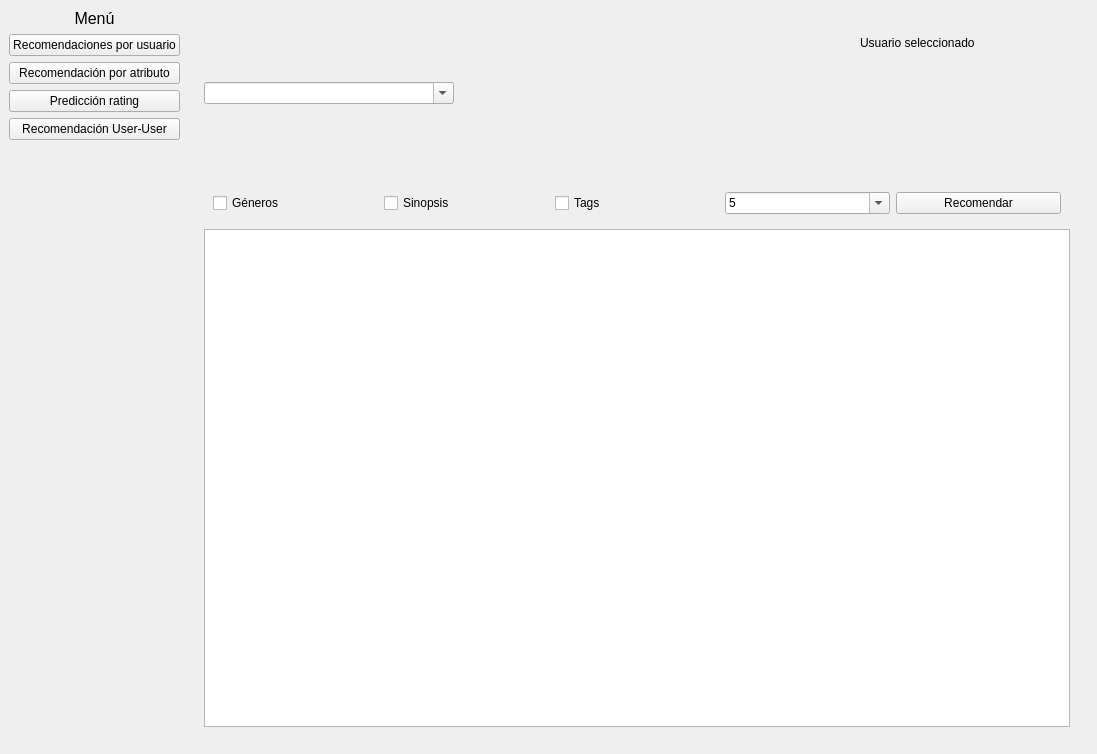
<?xml version="1.0" encoding="UTF-8"?>
<ui version="4.0">
 <class>MainWindow</class>
 <widget class="QMainWindow" name="MainWindow">
  <property name="geometry">
   <rect>
    <x>0</x>
    <y>0</y>
    <width>1097</width>
    <height>754</height>
   </rect>
  </property>
  <property name="windowTitle">
   <string>ETEN</string>
  </property>
  <widget class="QWidget" name="centralwidget">
   <property name="maximumSize">
    <size>
     <width>16777215</width>
     <height>16777215</height>
    </size>
   </property>
   <layout class="QGridLayout" name="gridLayout_9">
    <item row="0" column="0">
     <widget class="QWidget" name="menu" native="true">
      <layout class="QGridLayout" name="gridLayout">
       <property name="leftMargin">
        <number>0</number>
       </property>
       <property name="topMargin">
        <number>0</number>
       </property>
       <property name="rightMargin">
        <number>0</number>
       </property>
       <property name="bottomMargin">
        <number>0</number>
       </property>
       <item row="0" column="0">
        <layout class="QHBoxLayout" name="horizontalLayout">
         <item>
          <widget class="QLabel" name="expandMenuLabel">
           <property name="font">
            <font>
             <pointsize>12</pointsize>
            </font>
           </property>
           <property name="text">
            <string>Menú</string>
           </property>
           <property name="alignment">
            <set>Qt::AlignCenter</set>
           </property>
          </widget>
         </item>
        </layout>
       </item>
       <item row="1" column="0">
        <layout class="QVBoxLayout" name="verticalLayout_2">
         <item>
          <layout class="QVBoxLayout" name="verticalLayout">
           <item>
            <widget class="QPushButton" name="btnRecomendarPorUsuario">
             <property name="styleSheet">
              <string notr="true"/>
             </property>
             <property name="text">
              <string>Recomendaciones por usuario</string>
             </property>
             <property name="icon">
              <iconset>
               <normaloff>:/icons/icons/downloading.png</normaloff>:/icons/icons/downloading.png</iconset>
             </property>
             <property name="checkable">
              <bool>true</bool>
             </property>
             <property name="autoExclusive">
              <bool>true</bool>
             </property>
            </widget>
           </item>
           <item>
            <widget class="QPushButton" name="btnRecomendarPorAtributo">
             <property name="text">
              <string>Recomendación por atributo</string>
             </property>
             <property name="icon">
              <iconset>
               <normaloff>:/icons/icons/folder.png</normaloff>:/icons/icons/folder.png</iconset>
             </property>
             <property name="checkable">
              <bool>true</bool>
             </property>
             <property name="autoExclusive">
              <bool>true</bool>
             </property>
            </widget>
           </item>
           <item>
            <widget class="QPushButton" name="btnPrediccionRating">
             <property name="text">
              <string>Predicción rating</string>
             </property>
             <property name="icon">
              <iconset>
               <normaloff>:/icons/icons/data-classification.png</normaloff>:/icons/icons/data-classification.png</iconset>
             </property>
             <property name="checkable">
              <bool>true</bool>
             </property>
             <property name="autoExclusive">
              <bool>true</bool>
             </property>
            </widget>
           </item>
           <item>
            <widget class="QPushButton" name="btnRecomendarUserUser_2">
             <property name="text">
              <string>Recomendación User-User</string>
             </property>
             <property name="icon">
              <iconset>
               <normaloff>:/icons/icons/pin.png</normaloff>:/icons/icons/pin.png</iconset>
             </property>
             <property name="checkable">
              <bool>true</bool>
             </property>
             <property name="autoExclusive">
              <bool>true</bool>
             </property>
            </widget>
           </item>
          </layout>
         </item>
         <item>
          <spacer name="verticalSpacer">
           <property name="orientation">
            <enum>Qt::Vertical</enum>
           </property>
           <property name="sizeHint" stdset="0">
            <size>
             <width>20</width>
             <height>438</height>
            </size>
           </property>
          </spacer>
         </item>
        </layout>
       </item>
      </layout>
     </widget>
    </item>
    <item row="0" column="1">
     <widget class="QStackedWidget" name="stackedWidget">
      <property name="currentIndex">
       <number>0</number>
      </property>
      <widget class="QWidget" name="pageRecomendacionUsuario">
       <layout class="QGridLayout" name="gridLayout_2">
        <item row="1" column="0">
         <widget class="QWidget" name="widget_3" native="true">
          <layout class="QGridLayout" name="gridLayout_4">
           <item row="0" column="0">
            <widget class="QWidget" name="widget_2" native="true">
             <property name="maximumSize">
              <size>
               <width>16777215</width>
               <height>100</height>
              </size>
             </property>
             <layout class="QHBoxLayout" name="horizontalLayout_6">
              <item>
               <layout class="QHBoxLayout" name="horizontalLayout_5">
                <item>
                 <widget class="QCheckBox" name="checkBoxGenerosRecomendacionUsuarios">
                  <property name="text">
                   <string>Géneros</string>
                  </property>
                  <property name="autoExclusive">
                   <bool>true</bool>
                  </property>
                 </widget>
                </item>
                <item>
                 <widget class="QCheckBox" name="checkBoxSinopsisRecomendacionUsuarios">
                  <property name="text">
                   <string>Sinopsis</string>
                  </property>
                  <property name="autoExclusive">
                   <bool>true</bool>
                  </property>
                 </widget>
                </item>
                <item>
                 <widget class="QCheckBox" name="checkBoxTagsRecomendacionUsuarios">
                  <property name="text">
                   <string>Tags</string>
                  </property>
                  <property name="autoExclusive">
                   <bool>true</bool>
                  </property>
                 </widget>
                </item>
                <item>
                 <widget class="QComboBox" name="comboBoxRecomendacionUsuarios">
                  <property name="editable">
                   <bool>true</bool>
                  </property>
                  <item>
                   <property name="text">
                    <string>5</string>
                   </property>
                  </item>
                  <item>
                   <property name="text">
                    <string>10</string>
                   </property>
                  </item>
                  <item>
                   <property name="text">
                    <string>15</string>
                   </property>
                  </item>
                  <item>
                   <property name="text">
                    <string>20</string>
                   </property>
                  </item>
                  <item>
                   <property name="text">
                    <string>25</string>
                   </property>
                  </item>
                 </widget>
                </item>
                <item>
                 <widget class="QPushButton" name="btnRecomendarPeliculaUser">
                  <property name="text">
                   <string>Recomendar</string>
                  </property>
                 </widget>
                </item>
               </layout>
              </item>
             </layout>
            </widget>
           </item>
           <item row="1" column="0">
            <widget class="QTableView" name="tableViewPeliculasUser"/>
           </item>
          </layout>
         </widget>
        </item>
        <item row="0" column="0">
         <widget class="QWidget" name="widget" native="true">
          <property name="maximumSize">
           <size>
            <width>16777215</width>
            <height>150</height>
           </size>
          </property>
          <layout class="QGridLayout" name="gridLayout_3">
           <item row="0" column="0">
            <layout class="QHBoxLayout" name="horizontalLayout_4">
             <item>
              <widget class="QComboBox" name="comboBoxUsuario">
               <property name="minimumSize">
                <size>
                 <width>250</width>
                 <height>0</height>
                </size>
               </property>
               <property name="maximumSize">
                <size>
                 <width>250</width>
                 <height>16777215</height>
                </size>
               </property>
               <property name="editable">
                <bool>true</bool>
               </property>
              </widget>
             </item>
             <item>
              <spacer name="horizontalSpacer">
               <property name="orientation">
                <enum>Qt::Horizontal</enum>
               </property>
               <property name="sizeHint" stdset="0">
                <size>
                 <width>208</width>
                 <height>20</height>
                </size>
               </property>
              </spacer>
             </item>
             <item>
              <widget class="QWidget" name="widget_4" native="true">
               <layout class="QHBoxLayout" name="horizontalLayout_3">
                <item>
                 <layout class="QHBoxLayout" name="horizontalLayout_2">
                  <item>
                   <spacer name="horizontalSpacer_2">
                    <property name="orientation">
                     <enum>Qt::Horizontal</enum>
                    </property>
                    <property name="sizeHint" stdset="0">
                     <size>
                      <width>40</width>
                      <height>20</height>
                     </size>
                    </property>
                   </spacer>
                  </item>
                  <item>
                   <layout class="QVBoxLayout" name="verticalLayout_4">
                    <item>
                     <widget class="QLabel" name="label">
                      <property name="text">
                       <string>Usuario seleccionado</string>
                      </property>
                     </widget>
                    </item>
                    <item>
                     <spacer name="verticalSpacer_2">
                      <property name="orientation">
                       <enum>Qt::Vertical</enum>
                      </property>
                      <property name="sizeHint" stdset="0">
                       <size>
                        <width>20</width>
                        <height>18</height>
                       </size>
                      </property>
                     </spacer>
                    </item>
                    <item>
                     <widget class="QLabel" name="lblusuarioSeleccionado">
                      <property name="text">
                       <string/>
                      </property>
                     </widget>
                    </item>
                   </layout>
                  </item>
                  <item>
                   <spacer name="horizontalSpacer_3">
                    <property name="orientation">
                     <enum>Qt::Horizontal</enum>
                    </property>
                    <property name="sizeHint" stdset="0">
                     <size>
                      <width>40</width>
                      <height>20</height>
                     </size>
                    </property>
                   </spacer>
                  </item>
                 </layout>
                </item>
               </layout>
              </widget>
             </item>
            </layout>
           </item>
          </layout>
         </widget>
        </item>
       </layout>
      </widget>
      <widget class="QWidget" name="pagePrediccionRating">
       <layout class="QGridLayout" name="gridLayout_10">
        <item row="0" column="0">
         <widget class="QWidget" name="widget_9" native="true">
          <property name="maximumSize">
           <size>
            <width>16777215</width>
            <height>150</height>
           </size>
          </property>
          <layout class="QGridLayout" name="gridLayout_8">
           <item row="0" column="0">
            <layout class="QHBoxLayout" name="horizontalLayout_17">
             <item>
              <widget class="QComboBox" name="comboBoxUsuarioRating">
               <property name="minimumSize">
                <size>
                 <width>250</width>
                 <height>0</height>
                </size>
               </property>
               <property name="maximumSize">
                <size>
                 <width>250</width>
                 <height>16777215</height>
                </size>
               </property>
               <property name="editable">
                <bool>true</bool>
               </property>
              </widget>
             </item>
             <item>
              <spacer name="horizontalSpacer_10">
               <property name="orientation">
                <enum>Qt::Horizontal</enum>
               </property>
               <property name="sizeHint" stdset="0">
                <size>
                 <width>208</width>
                 <height>20</height>
                </size>
               </property>
              </spacer>
             </item>
             <item>
              <widget class="QWidget" name="widget_13" native="true">
               <layout class="QHBoxLayout" name="horizontalLayout_18">
                <item>
                 <layout class="QHBoxLayout" name="horizontalLayout_19">
                  <item>
                   <spacer name="horizontalSpacer_11">
                    <property name="orientation">
                     <enum>Qt::Horizontal</enum>
                    </property>
                    <property name="sizeHint" stdset="0">
                     <size>
                      <width>40</width>
                      <height>20</height>
                     </size>
                    </property>
                   </spacer>
                  </item>
                  <item>
                   <layout class="QVBoxLayout" name="verticalLayout_7">
                    <item>
                     <widget class="QLabel" name="label_4">
                      <property name="text">
                       <string>Usuario seleccionado</string>
                      </property>
                     </widget>
                    </item>
                    <item>
                     <spacer name="verticalSpacer_5">
                      <property name="orientation">
                       <enum>Qt::Vertical</enum>
                      </property>
                      <property name="sizeHint" stdset="0">
                       <size>
                        <width>20</width>
                        <height>18</height>
                       </size>
                      </property>
                     </spacer>
                    </item>
                    <item>
                     <widget class="QLabel" name="lblusuarioSeleccionadoRating">
                      <property name="text">
                       <string/>
                      </property>
                     </widget>
                    </item>
                   </layout>
                  </item>
                  <item>
                   <spacer name="horizontalSpacer_12">
                    <property name="orientation">
                     <enum>Qt::Horizontal</enum>
                    </property>
                    <property name="sizeHint" stdset="0">
                     <size>
                      <width>40</width>
                      <height>20</height>
                     </size>
                    </property>
                   </spacer>
                  </item>
                 </layout>
                </item>
               </layout>
              </widget>
             </item>
            </layout>
           </item>
          </layout>
         </widget>
        </item>
        <item row="2" column="0">
         <widget class="QWidget" name="widget_12" native="true">
          <property name="maximumSize">
           <size>
            <width>16777215</width>
            <height>100</height>
           </size>
          </property>
          <layout class="QHBoxLayout" name="horizontalLayout_15">
           <item>
            <layout class="QHBoxLayout" name="horizontalLayout_16">
             <item>
              <widget class="QCheckBox" name="checkBoxGenerosPrediccion">
               <property name="text">
                <string>Géneros</string>
               </property>
               <property name="autoExclusive">
                <bool>true</bool>
               </property>
              </widget>
             </item>
             <item>
              <widget class="QCheckBox" name="checkBoxSinopsisPrediccion">
               <property name="text">
                <string>Sinopsis</string>
               </property>
               <property name="autoExclusive">
                <bool>true</bool>
               </property>
              </widget>
             </item>
             <item>
              <widget class="QCheckBox" name="checkBoxTagsPrediccion">
               <property name="text">
                <string>Tags</string>
               </property>
               <property name="autoExclusive">
                <bool>true</bool>
               </property>
              </widget>
             </item>
             <item>
              <widget class="QPushButton" name="btnPredeccionRating">
               <property name="text">
                <string>Predecir</string>
               </property>
              </widget>
             </item>
            </layout>
           </item>
          </layout>
         </widget>
        </item>
        <item row="3" column="0">
         <widget class="QWidget" name="widget_11" native="true">
          <layout class="QHBoxLayout" name="horizontalLayout_21">
           <item>
            <widget class="QSplitter" name="splitter">
             <property name="orientation">
              <enum>Qt::Horizontal</enum>
             </property>
             <widget class="QLabel" name="lblPeliculaPrediccion">
              <property name="text">
               <string/>
              </property>
             </widget>
             <widget class="QLabel" name="lblnotaPrediccionPelicula">
              <property name="text">
               <string/>
              </property>
              <property name="alignment">
               <set>Qt::AlignCenter</set>
              </property>
             </widget>
            </widget>
           </item>
          </layout>
         </widget>
        </item>
        <item row="1" column="0">
         <widget class="QWidget" name="widget_14" native="true">
          <property name="maximumSize">
           <size>
            <width>16777215</width>
            <height>150</height>
           </size>
          </property>
          <layout class="QHBoxLayout" name="horizontalLayout_12">
           <item>
            <widget class="QComboBox" name="comoBoxPeliculaRating">
             <property name="minimumSize">
              <size>
               <width>250</width>
               <height>0</height>
              </size>
             </property>
             <property name="maximumSize">
              <size>
               <width>250</width>
               <height>16777215</height>
              </size>
             </property>
             <property name="editable">
              <bool>true</bool>
             </property>
            </widget>
           </item>
           <item>
            <widget class="QWidget" name="widget_10" native="true">
             <layout class="QHBoxLayout" name="horizontalLayout_13">
              <item>
               <layout class="QHBoxLayout" name="horizontalLayout_14">
                <item>
                 <layout class="QVBoxLayout" name="verticalLayout_6">
                  <item>
                   <widget class="QLabel" name="label_3">
                    <property name="text">
                     <string>Pelicula Seleccionada</string>
                    </property>
                    <property name="alignment">
                     <set>Qt::AlignCenter</set>
                    </property>
                   </widget>
                  </item>
                  <item>
                   <widget class="QLabel" name="lblPeliculaSeleccionadaRating">
                    <property name="text">
                     <string/>
                    </property>
                   </widget>
                  </item>
                 </layout>
                </item>
               </layout>
              </item>
             </layout>
            </widget>
           </item>
          </layout>
         </widget>
        </item>
       </layout>
      </widget>
      <widget class="QWidget" name="pageRecomendacionAtributo">
       <layout class="QGridLayout" name="gridLayout_7">
        <item row="0" column="0">
         <widget class="QWidget" name="widget_5" native="true">
          <property name="maximumSize">
           <size>
            <width>16777215</width>
            <height>200</height>
           </size>
          </property>
          <layout class="QGridLayout" name="gridLayout_5">
           <item row="0" column="0">
            <layout class="QHBoxLayout" name="horizontalLayout_7">
             <item>
              <widget class="QComboBox" name="comoBoxPeliculaAtributos">
               <property name="minimumSize">
                <size>
                 <width>250</width>
                 <height>0</height>
                </size>
               </property>
               <property name="maximumSize">
                <size>
                 <width>250</width>
                 <height>16777215</height>
                </size>
               </property>
               <property name="editable">
                <bool>true</bool>
               </property>
              </widget>
             </item>
             <item>
              <widget class="QWidget" name="widget_6" native="true">
               <layout class="QHBoxLayout" name="horizontalLayout_8">
                <item>
                 <layout class="QHBoxLayout" name="horizontalLayout_9">
                  <item>
                   <layout class="QVBoxLayout" name="verticalLayout_5">
                    <item>
                     <widget class="QLabel" name="label_2">
                      <property name="text">
                       <string>Pelicula Seleccionada</string>
                      </property>
                      <property name="alignment">
                       <set>Qt::AlignCenter</set>
                      </property>
                     </widget>
                    </item>
                    <item>
                     <widget class="QLabel" name="lblPeliculaSeleccionadaAtributos">
                      <property name="maximumSize">
                       <size>
                        <width>16777215</width>
                        <height>50</height>
                       </size>
                      </property>
                      <property name="text">
                       <string/>
                      </property>
                     </widget>
                    </item>
                   </layout>
                  </item>
                 </layout>
                </item>
               </layout>
              </widget>
             </item>
            </layout>
           </item>
          </layout>
         </widget>
        </item>
        <item row="1" column="0">
         <widget class="QWidget" name="widget_7" native="true">
          <property name="maximumSize">
           <size>
            <width>16777215</width>
            <height>600</height>
           </size>
          </property>
          <layout class="QGridLayout" name="gridLayout_6">
           <item row="0" column="0">
            <widget class="QWidget" name="widget_8" native="true">
             <property name="maximumSize">
              <size>
               <width>16777215</width>
               <height>100</height>
              </size>
             </property>
             <layout class="QHBoxLayout" name="horizontalLayout_10">
              <item>
               <layout class="QHBoxLayout" name="horizontalLayout_11">
                <item>
                 <widget class="QCheckBox" name="checkBoxGenerosAtributos">
                  <property name="text">
                   <string>Géneros</string>
                  </property>
                  <property name="autoExclusive">
                   <bool>true</bool>
                  </property>
                 </widget>
                </item>
                <item>
                 <widget class="QCheckBox" name="checkBoxSinopsisAtributos">
                  <property name="text">
                   <string>Sinopsis</string>
                  </property>
                  <property name="autoExclusive">
                   <bool>true</bool>
                  </property>
                 </widget>
                </item>
                <item>
                 <widget class="QCheckBox" name="checkBoxTagsAtributos">
                  <property name="text">
                   <string>Tags</string>
                  </property>
                  <property name="autoExclusive">
                   <bool>true</bool>
                  </property>
                 </widget>
                </item>
                <item>
                 <widget class="QComboBox" name="comboBoxNPeliculasAtributos">
                  <property name="editable">
                   <bool>true</bool>
                  </property>
                  <item>
                   <property name="text">
                    <string>5</string>
                   </property>
                  </item>
                  <item>
                   <property name="text">
                    <string>10</string>
                   </property>
                  </item>
                  <item>
                   <property name="text">
                    <string>15</string>
                   </property>
                  </item>
                  <item>
                   <property name="text">
                    <string>20</string>
                   </property>
                  </item>
                  <item>
                   <property name="text">
                    <string>25</string>
                   </property>
                  </item>
                 </widget>
                </item>
                <item>
                 <widget class="QPushButton" name="btnRecomendarPeliculaAtributo">
                  <property name="text">
                   <string>Recomendar</string>
                  </property>
                 </widget>
                </item>
               </layout>
              </item>
             </layout>
            </widget>
           </item>
           <item row="1" column="0">
            <widget class="QTableView" name="tableViewPeliculasAtributo"/>
           </item>
          </layout>
         </widget>
        </item>
       </layout>
      </widget>
      <widget class="QWidget" name="pageRecomendacionUserUser">
       <layout class="QGridLayout" name="gridLayout_14">
        <item row="0" column="0">
         <widget class="QWidget" name="widget_15" native="true">
          <property name="maximumSize">
           <size>
            <width>16777215</width>
            <height>200</height>
           </size>
          </property>
          <layout class="QGridLayout" name="gridLayout_11">
           <item row="0" column="0">
            <layout class="QHBoxLayout" name="horizontalLayout_20">
             <item>
              <widget class="QComboBox" name="comoBoxPeliculaUserUser">
               <property name="minimumSize">
                <size>
                 <width>250</width>
                 <height>0</height>
                </size>
               </property>
               <property name="maximumSize">
                <size>
                 <width>250</width>
                 <height>16777215</height>
                </size>
               </property>
               <property name="editable">
                <bool>true</bool>
               </property>
              </widget>
             </item>
             <item>
              <widget class="QWidget" name="widget_16" native="true">
               <layout class="QHBoxLayout" name="horizontalLayout_22">
                <item>
                 <layout class="QHBoxLayout" name="horizontalLayout_23">
                  <item>
                   <layout class="QVBoxLayout" name="verticalLayout_8">
                    <item>
                     <widget class="QLabel" name="label_6">
                      <property name="text">
                       <string>Pelicula Seleccionada</string>
                      </property>
                      <property name="alignment">
                       <set>Qt::AlignCenter</set>
                      </property>
                     </widget>
                    </item>
                    <item>
                     <widget class="QLabel" name="lblPeliculaSeleccionadaUserUser">
                      <property name="maximumSize">
                       <size>
                        <width>16777215</width>
                        <height>50</height>
                       </size>
                      </property>
                      <property name="text">
                       <string/>
                      </property>
                     </widget>
                    </item>
                   </layout>
                  </item>
                 </layout>
                </item>
               </layout>
              </widget>
             </item>
            </layout>
           </item>
          </layout>
         </widget>
        </item>
        <item row="1" column="0">
         <widget class="QWidget" name="widget_17" native="true">
          <layout class="QGridLayout" name="gridLayout_12">
           <item row="0" column="0">
            <layout class="QHBoxLayout" name="horizontalLayout_24">
             <item>
              <widget class="QComboBox" name="comboBoxNPeliculasUserUser">
               <property name="minimumSize">
                <size>
                 <width>250</width>
                 <height>0</height>
                </size>
               </property>
               <property name="maximumSize">
                <size>
                 <width>250</width>
                 <height>16777215</height>
                </size>
               </property>
               <property name="editable">
                <bool>true</bool>
               </property>
               <item>
                <property name="text">
                 <string>5</string>
                </property>
               </item>
               <item>
                <property name="text">
                 <string>10</string>
                </property>
               </item>
               <item>
                <property name="text">
                 <string>15</string>
                </property>
               </item>
               <item>
                <property name="text">
                 <string>20</string>
                </property>
               </item>
               <item>
                <property name="text">
                 <string>25</string>
                </property>
               </item>
              </widget>
             </item>
             <item>
              <spacer name="horizontalSpacer_4">
               <property name="orientation">
                <enum>Qt::Horizontal</enum>
               </property>
               <property name="sizeHint" stdset="0">
                <size>
                 <width>40</width>
                 <height>20</height>
                </size>
               </property>
              </spacer>
             </item>
             <item>
              <widget class="QPushButton" name="btnRecomendarUserUser">
               <property name="text">
                <string>Recomendar</string>
               </property>
              </widget>
             </item>
            </layout>
           </item>
          </layout>
         </widget>
        </item>
        <item row="2" column="0">
         <widget class="QWidget" name="widget_18" native="true">
          <layout class="QGridLayout" name="gridLayout_13">
           <item row="0" column="0">
            <widget class="QTableView" name="tableViewUserUser"/>
           </item>
          </layout>
         </widget>
        </item>
       </layout>
      </widget>
     </widget>
    </item>
   </layout>
  </widget>
 </widget>
 <resources/>
 <connections/>
</ui>
